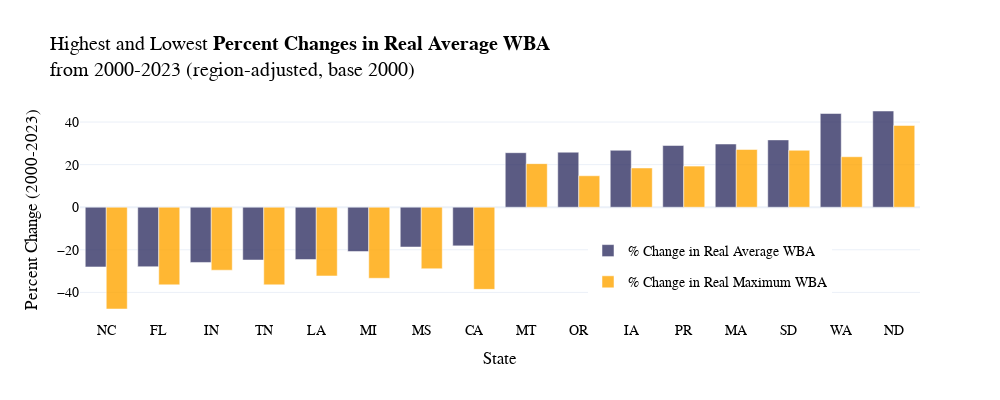

This figure's notebook cell:
### Code cell
fig1 = px.bar(percent_changes.sort_values(by='% Change in Real Average WBA').iloc[range(8),:], 
             x='State', 
             y=['% Change in Real Average WBA', '% Change in Real Maximum WBA'], 
             color_discrete_sequence=['rgba(50,50,100,0.8)', 'rgba(255, 165, 0,0.8)'])
fig1.update_traces(showlegend=False)
fig2 = px.bar(percent_changes.sort_values(by='% Change in Real Average WBA', ascending=True).iloc[range(44, 52, 1),:], 
             x='State', 
             y=['% Change in Real Average WBA', '% Change in Real Maximum WBA'], 
             color_discrete_sequence=['rgba(50,50,100,0.8)', 'rgba(255, 165, 0,0.8)'])
fig = go.Figure(data = fig1.data + fig2.data)
fig.update_layout(
    title_text="Highest and Lowest <b>Percent Changes in Real Average WBA</b> <br>from 2000-2023 (region-adjusted, base 2000)",
    width= 1000,
    height=400,
                   xaxis_title="State", yaxis_title="Percent Change (2000-2023)",
                   font=dict(
                        family="Cambria",  
                        size=14,         
                        color="black",
                    ),
                   legend=dict(
                        orientation="v",     
                        x=0.75,
                        xanchor="center",
                        y=0.1
                    )
                  )
fig.update_traces(width=0.4) 
fig.show()

### Figure 1 — Plotly figure (JSON) as saved in the notebook; plotly's stock layout.template omitted (floating-point values rounded to 4 significant figures)
{"data": [{"alignmentgroup": "True", "hovertemplate": "variable=% Change in Real Average WBA<br>State=%{x}<br>value=%{y}<extra></extra>", "legendgroup": "% Change in Real Average WBA", "marker": {"color": "rgba(50,50,100,0.8)", "pattern": {"shape": ""}}, "name": "% Change in Real Average WBA", "offsetgroup": "% Change in Real Average WBA", "orientation": "v", "showlegend": false, "textposition": "auto", "type": "bar", "width": 0.4, "x": ["NC", "FL", "IN", "TN", "LA", "MI", "MS", "CA"], "xaxis": "x", "y": [-28.05, -27.95, -25.95, -24.81, -24.58, -20.83, -18.7, -18.15], "yaxis": "y"}, {"alignmentgroup": "True", "hovertemplate": "variable=% Change in Real Maximum WBA<br>State=%{x}<br>value=%{y}<extra></extra>", "legendgroup": "% Change in Real Maximum WBA", "marker": {"color": "rgba(255, 165, 0,0.8)", "pattern": {"shape": ""}}, "name": "% Change in Real Maximum WBA", "offsetgroup": "% Change in Real Maximum WBA", "orientation": "v", "showlegend": false, "textposition": "auto", "type": "bar", "width": 0.4, "x": ["NC", "FL", "IN", "TN", "LA", "MI", "MS", "CA"], "xaxis": "x", "y": [-47.81, -36.47, -29.58, -36.47, -32.29, -33.37, -28.92, -38.58], "yaxis": "y"}, {"alignmentgroup": "True", "hovertemplate": "variable=% Change in Real Average WBA<br>State=%{x}<br>value=%{y}<extra></extra>", "legendgroup": "% Change in Real Average WBA", "marker": {"color": "rgba(50,50,100,0.8)", "pattern": {"shape": ""}}, "name": "% Change in Real Average WBA", "offsetgroup": "% Change in Real Average WBA", "orientation": "v", "showlegend": true, "textposition": "auto", "type": "bar", "width": 0.4, "x": ["MT", "OR", "IA", "PR", "MA", "SD", "WA", "ND"], "xaxis": "x", "y": [25.6, 25.84, 26.75, 28.99, 29.69, 31.62, 44.02, 45.19], "yaxis": "y"}, {"alignmentgroup": "True", "hovertemplate": "variable=% Change in Real Maximum WBA<br>State=%{x}<br>value=%{y}<extra></extra>", "legendgroup": "% Change in Real Maximum WBA", "marker": {"color": "rgba(255, 165, 0,0.8)", "pattern": {"shape": ""}}, "name": "% Change in Real Maximum WBA", "offsetgroup": "% Change in Real Maximum WBA", "orientation": "v", "showlegend": true, "textposition": "auto", "type": "bar", "width": 0.4, "x": ["MT", "OR", "IA", "PR", "MA", "SD", "WA", "ND"], "xaxis": "x", "y": [20.46, 14.78, 18.43, 19.32, 27.12, 26.75, 23.71, 38.4], "yaxis": "y"}], "layout": {"font": {"color": "black", "family": "Cambria", "size": 14}, "height": 400, "legend": {"orientation": "v", "x": 0.75, "xanchor": "center", "y": 0.1}, "title": {"text": "Highest and Lowest <b>Percent Changes in Real Average WBA</b> <br>from 2000-2023 (region-adjusted, base 2000)"}, "width": 1000, "xaxis": {"autorange": true, "range": [-0.5, 15.5], "title": {"text": "State"}, "type": "category"}, "yaxis": {"autorange": true, "range": [-52.98, 50.36], "title": {"text": "Percent Change (2000-2023)"}, "type": "linear"}}}
